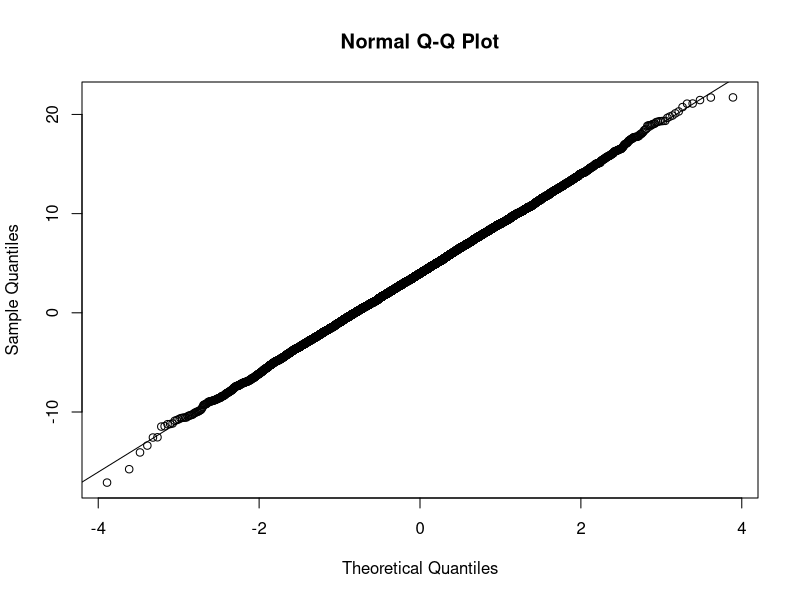
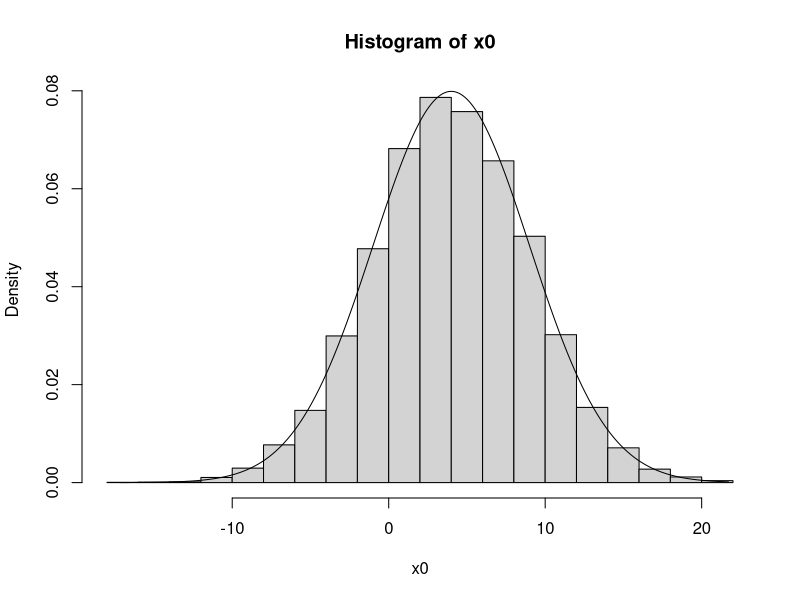
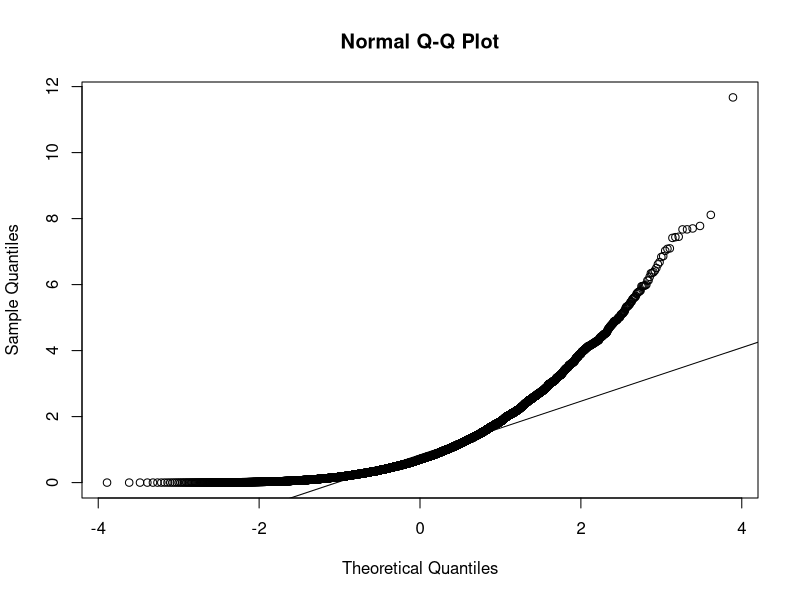
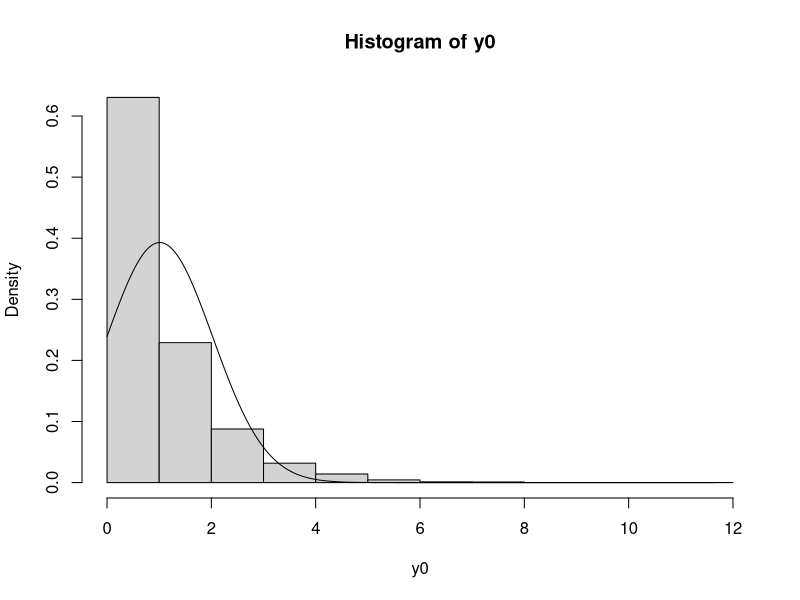
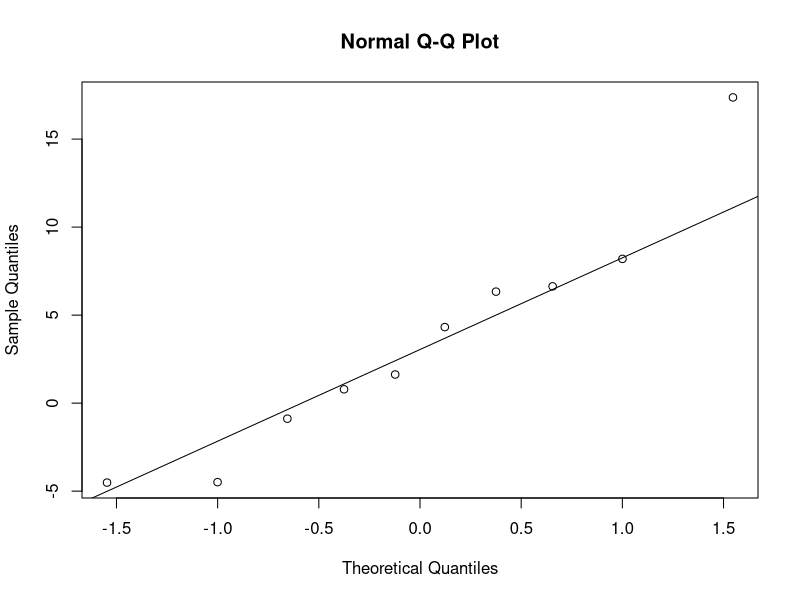
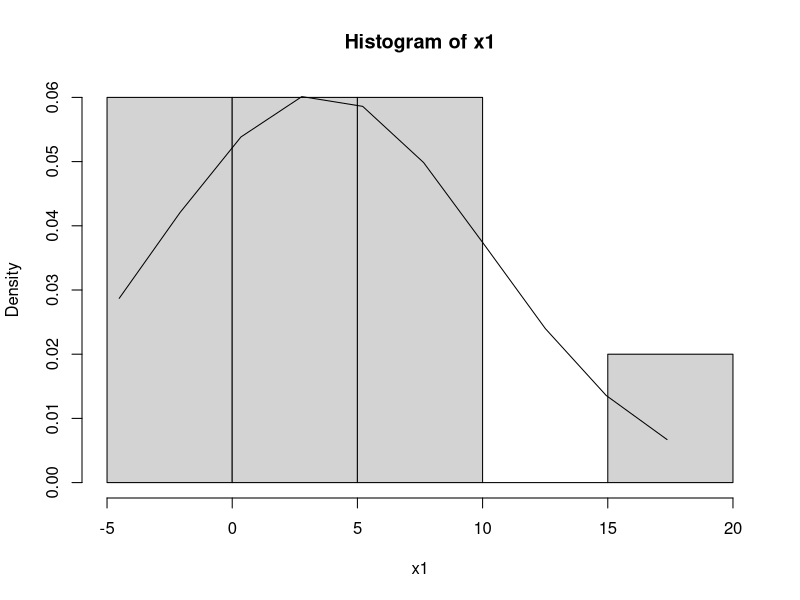
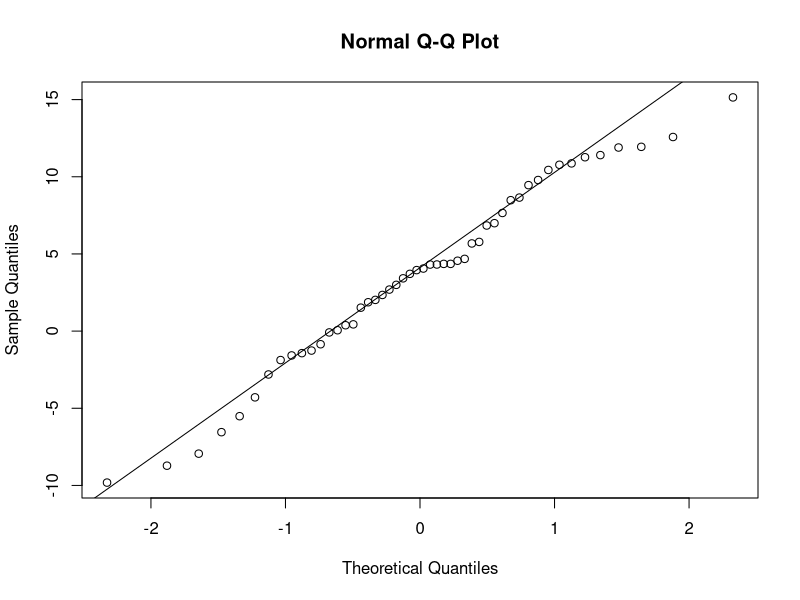
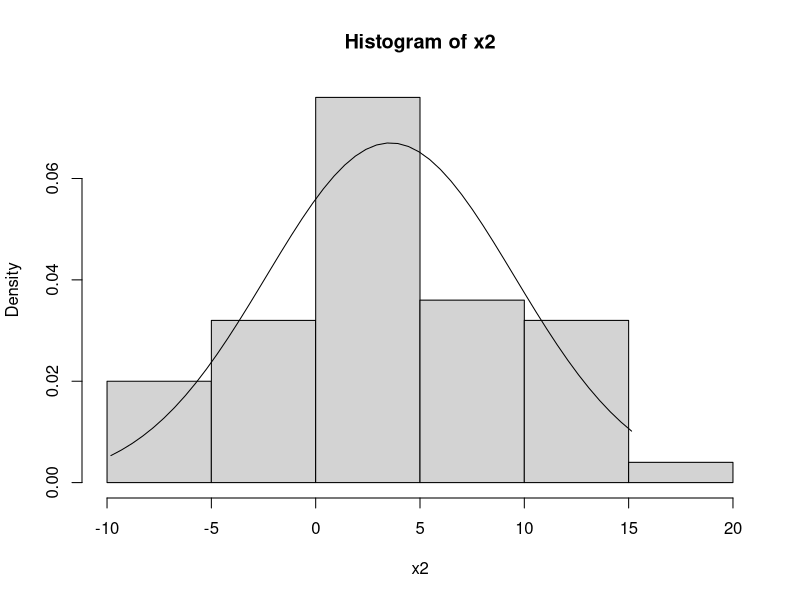

Write the R code that produced these figures, in order.
#PART 1: Simulate a population of 10,000 with a variable from a Normal(4,5) distribution and a population of 10,000 with
# a variable from an Exponential(1) distribution [using the command rexp(n,lambda) ]

# PART 2: Draw graphs to help you assess the normality of each population, as well as samples of size 10, 50 and 500 from each population. 

# PART 3: Calculate confidence intervals for the mean of the
#sample of size 50 from each distribution, using a) the Z-score and the known population SD, and
# b) the t-distribution and the sample SD.

#PART 1:
x0<- rnorm(10000,4,5)
#create a vector of 10000 elements with mean as 4 and standard deviation of 5(normaly distributed)
y0<- rexp(10000,1)
#create a vector of 10000 with rate 1 (which is exponentially distributed)


#PART 2:
#get the samples:
x1<- sample(x0,10)
#take a random sample of 10 items from the normal distribution.
x2<- sample(x0,50)
#take a random sample of 50 items from the normal distribution.
x3<- sample(x0,500)
#taking a random sample of 500 items from the normal distribution.
y1<- sample(y0,10)
#taking a random sample of 10 items from the normal distribution.
y2<- sample(y0,50)
#taking a random sample of 50 items from the normal distribution.
y3<- sample(y0,500)
#taking a random sample of 500 items from the normal distribution

#A qqplot and a histogram with normal density curve for x0:
qqnorm(x0)
qqline(x0)
hist(x0, freq = FALSE)
xfit <- seq(min(x0), max(x0), length = 10000) 
yfit <- dnorm(xfit, mean = mean(x0), sd = sd(x0))
lines(xfit, yfit)
#since the graph forms a bell curve hence we can assume normality

#A qqplot and a histogram with normal density curve for y0:
qqnorm(y0)
qqline(y0)
hist(y0, freq = FALSE)
xfit <- seq(min(y0), max(y0), length = 10000) 
yfit <- dnorm(xfit, mean = mean(y0), sd = sd(y0))
lines(xfit, yfit)
#All the points do not form a bell curve therefore the data does not follow normality.

#A qqplot and a histogram with normal density curve for x1:
qqnorm(x1)
qqline(x1)
hist(x1, freq = FALSE)
xfit <- seq(min(x1), max(x1), length = 10) 
yfit <- dnorm(xfit, mean = mean(x1), sd = sd(x1))
lines(xfit, yfit)
#The graph forms a bell curve hence we can assume normality.

#A qqplot and a histogram with normal density curve for x2:
qqnorm(x2)
qqline(x2)
hist(x2, freq = FALSE)
xfit <- seq(min(x2), max(x2), length = 50) 
yfit <- dnorm(xfit, mean = mean(x2), sd = sd(x2))
lines(xfit, yfit)
#The graph forms a bell curve hence we can assume normality.

#A qqplot and a histogram with normal density curve for x3:
qqnorm(x3)
qqline(x3)
hist(x3, freq = FALSE)
xfit <- seq(min(x3), max(x3), length = 500) 
yfit <- dnorm(xfit, mean = mean(x3), sd = sd(x3))
lines(xfit, yfit)
#The graph forms a bell curve hence we can assume normality.

#make a qqplot and a histogram with normal density curve for y1:
qqnorm(y1)
qqline(y1)
hist(y1, freq = FALSE)
xfit <- seq(min(y1), max(y1), length = 10) 
yfit <- dnorm(xfit, mean = mean(y1), sd = sd(y1))
lines(xfit, yfit)
#All the points do not form a bell curve therefore the data does not follow normality.

#make a qqplot and a histogram with normal density curve for y2:
qqnorm(y2)
qqline(y2)
hist(y2, freq = FALSE)
xfit <- seq(min(y2), max(y2), length = 50) 
yfit <- dnorm(xfit, mean = mean(y2), sd = sd(y2))
lines(xfit, yfit)
#All the points do not form a bell curve therefore the data does not follow normality.

#make a qqplot and a histogram with normal density curve for y3:
qqnorm(y3)
qqline(y3)
hist(y3, freq = FALSE)
xfit <- seq(min(y3), max(y3), length = 500) 
yfit <- dnorm(xfit, mean = mean(y3), sd = sd(y3))
lines(xfit, yfit)
#All the points do not form a bell curve therefore the data does not follow normality.

#PART 3
#calculating confidence intervals for the mean of the sample of size 50 from each distribution, using
#a) the Z-score and the known population SD, and 
#b) the t-distribution and the sample SD.  

# Part 3 (b)
meanX2<- mean(x2)
#Calculating mean of sample x2
meanY2<- mean(y2)
#Calculating mean of sample y2
sdX2<- sd(x2)
#Calculating standard deviation of sample x2
sdY2<- sd(y2)
#Calculating standard deviation of sample y2
knPsdX0<-sd(x0)
#Calculating known sd (standard deviation of the normal distribution x0)
knPsdY0<-sd(y0)
#Calculating known sd (standard deviation of the exponential distribution y0)
t_score<- qt(0.975,49)
#Calculating t score for 95% confidence value with 49 degrees of freedom
Z_score<- qnorm(0.975)
#Calculating t score for 95% confidence value with 49 degrees of freedom
Xleft_Z95_kn <- meanX2-Z_score*knPsdX0
#Calculating left confidence interval for known sd 
Xright_z95_kn <- meanX2+Z_score*knPsdX0
#Calculating right confidence interval for known sd
Xleft_t95_unkn <- meanX2-t_score*sdX2
#Calculating left confidence interval for unknown sd with t_score
Xright_t95_unkn <- meanX2+t_score*sdX2
#calculating right confidence interval for unknown sd with t_score
Yleft_Z95_kn <- meanY2-Z_score*knPsdY0
#calculating left confidence interval for known sd
Yright_z95_kn <- meanY2+Z_score*knPsdY0
#calculating left confidence interval for known sd
Yleft_t95_unkn <- meanY2-t_score*sdY2
#calculating left confidence interval for unknown sd with t_score
Yright_t95_unkn <- meanY2+t_score*sdY2
#calculating left confidence interval for unknown sd with t_score

# Part 3(a)
paste("var: x0", "mean:", mean(x0), "sd:", knPsdX0)
paste("95% CIs for estimate of sample mean (meanX2 and meanY2) and population mean of both normaland exponential distribution(x0 and y0)")
paste("Z-distribution w/known pop sd(normal distribution, Zscore with known sd):", Xleft_Z95_kn, Xright_z95_kn)
paste("Z-distribution w/unknown pop sd(sample sd with t score of normal distribution):", Xleft_t95_unkn, Xright_t95_unkn)
paste("Z-distribution w/known pop sd(exponential distribution, Zscore with known sd):", Yleft_Z95_kn, Yright_z95_kn)
paste("Z-distribution w/unknown pop sd(sample sd with t score, of exponential distribution):", Yleft_t95_unkn, Yright_t95_unkn)


